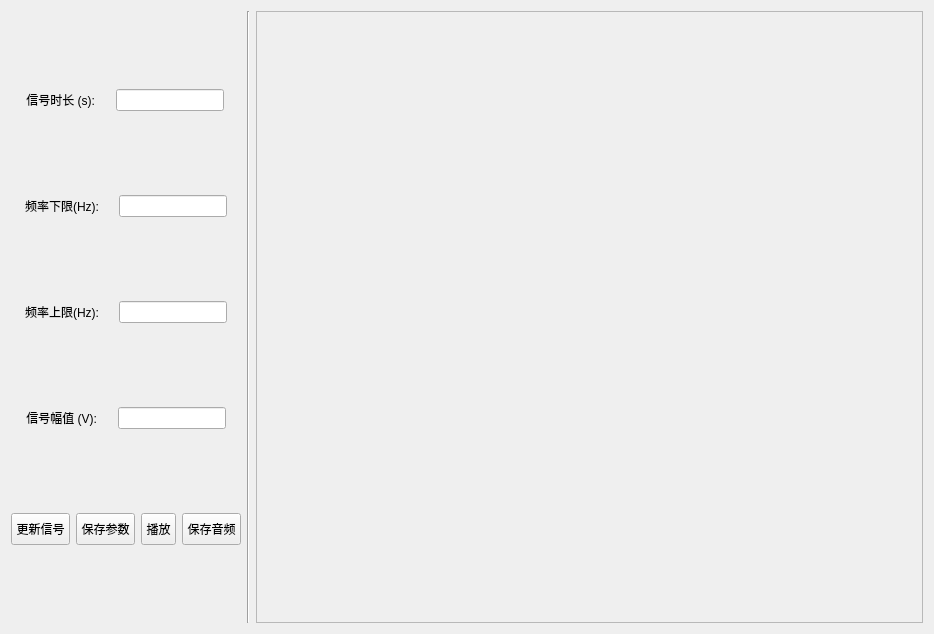
<?xml version="1.0" encoding="UTF-8"?>
<ui version="4.0">
 <class>Form</class>
 <widget class="QWidget" name="Form">
  <property name="geometry">
   <rect>
    <x>0</x>
    <y>0</y>
    <width>934</width>
    <height>634</height>
   </rect>
  </property>
  <property name="windowTitle">
   <string>Form</string>
  </property>
  <layout class="QHBoxLayout" name="horizontalLayout_6" stretch="1,1,8">
   <item>
    <layout class="QVBoxLayout" name="verticalLayout">
     <item>
      <layout class="QHBoxLayout" name="horizontalLayout">
       <item>
        <widget class="QLabel" name="label">
         <property name="sizePolicy">
          <sizepolicy hsizetype="Fixed" vsizetype="Preferred">
           <horstretch>0</horstretch>
           <verstretch>0</verstretch>
          </sizepolicy>
         </property>
         <property name="styleSheet">
          <string notr="true">font: bold 12pt &quot;Microsoft YaHei&quot;;  /* 使字体加粗 */</string>
         </property>
         <property name="text">
          <string>信号时长 (s):</string>
         </property>
         <property name="alignment">
          <set>Qt::AlignRight|Qt::AlignTrailing|Qt::AlignVCenter</set>
         </property>
        </widget>
       </item>
       <item>
        <widget class="QLineEdit" name="signal_time">
         <property name="sizePolicy">
          <sizepolicy hsizetype="Fixed" vsizetype="Fixed">
           <horstretch>0</horstretch>
           <verstretch>0</verstretch>
          </sizepolicy>
         </property>
         <property name="alignment">
          <set>Qt::AlignCenter</set>
         </property>
        </widget>
       </item>
      </layout>
     </item>
     <item>
      <layout class="QHBoxLayout" name="horizontalLayout_3">
       <item>
        <widget class="QLabel" name="label_2">
         <property name="sizePolicy">
          <sizepolicy hsizetype="Fixed" vsizetype="Preferred">
           <horstretch>0</horstretch>
           <verstretch>0</verstretch>
          </sizepolicy>
         </property>
         <property name="styleSheet">
          <string notr="true">font: bold 12pt &quot;Microsoft YaHei&quot;;  /* 使字体加粗 */</string>
         </property>
         <property name="text">
          <string>频率下限(Hz):</string>
         </property>
         <property name="alignment">
          <set>Qt::AlignRight|Qt::AlignTrailing|Qt::AlignVCenter</set>
         </property>
        </widget>
       </item>
       <item>
        <widget class="QLineEdit" name="hz_down">
         <property name="sizePolicy">
          <sizepolicy hsizetype="Fixed" vsizetype="Fixed">
           <horstretch>0</horstretch>
           <verstretch>0</verstretch>
          </sizepolicy>
         </property>
         <property name="alignment">
          <set>Qt::AlignCenter</set>
         </property>
        </widget>
       </item>
      </layout>
     </item>
     <item>
      <layout class="QHBoxLayout" name="horizontalLayout_4">
       <item>
        <widget class="QLabel" name="label_3">
         <property name="sizePolicy">
          <sizepolicy hsizetype="Fixed" vsizetype="Preferred">
           <horstretch>0</horstretch>
           <verstretch>0</verstretch>
          </sizepolicy>
         </property>
         <property name="styleSheet">
          <string notr="true">font: bold 12pt &quot;Microsoft YaHei&quot;;  /* 使字体加粗 */</string>
         </property>
         <property name="text">
          <string>频率上限(Hz):</string>
         </property>
         <property name="alignment">
          <set>Qt::AlignRight|Qt::AlignTrailing|Qt::AlignVCenter</set>
         </property>
        </widget>
       </item>
       <item>
        <widget class="QLineEdit" name="hz_up">
         <property name="sizePolicy">
          <sizepolicy hsizetype="Fixed" vsizetype="Fixed">
           <horstretch>0</horstretch>
           <verstretch>0</verstretch>
          </sizepolicy>
         </property>
         <property name="alignment">
          <set>Qt::AlignCenter</set>
         </property>
        </widget>
       </item>
      </layout>
     </item>
     <item>
      <layout class="QHBoxLayout" name="horizontalLayout_5">
       <item>
        <widget class="QLabel" name="label_4">
         <property name="sizePolicy">
          <sizepolicy hsizetype="Fixed" vsizetype="Preferred">
           <horstretch>0</horstretch>
           <verstretch>0</verstretch>
          </sizepolicy>
         </property>
         <property name="styleSheet">
          <string notr="true">font: bold 12pt &quot;Microsoft YaHei&quot;;  /* 使字体加粗 */</string>
         </property>
         <property name="text">
          <string>信号幅值 (V):</string>
         </property>
         <property name="alignment">
          <set>Qt::AlignRight|Qt::AlignTrailing|Qt::AlignVCenter</set>
         </property>
        </widget>
       </item>
       <item>
        <widget class="QLineEdit" name="signal_amplitude">
         <property name="sizePolicy">
          <sizepolicy hsizetype="Fixed" vsizetype="Fixed">
           <horstretch>0</horstretch>
           <verstretch>0</verstretch>
          </sizepolicy>
         </property>
         <property name="alignment">
          <set>Qt::AlignCenter</set>
         </property>
        </widget>
       </item>
      </layout>
     </item>
     <item>
      <layout class="QHBoxLayout" name="horizontalLayout_2">
       <item>
        <spacer name="horizontalSpacer">
         <property name="orientation">
          <enum>Qt::Horizontal</enum>
         </property>
         <property name="sizeHint" stdset="0">
          <size>
           <width>40</width>
           <height>20</height>
          </size>
         </property>
        </spacer>
       </item>
       <item>
        <widget class="QToolButton" name="update_view">
         <property name="sizePolicy">
          <sizepolicy hsizetype="Fixed" vsizetype="Fixed">
           <horstretch>0</horstretch>
           <verstretch>0</verstretch>
          </sizepolicy>
         </property>
         <property name="styleSheet">
          <string notr="true">QToolButton {
    padding-top: 6px;
    padding-bottom: 3px;
}</string>
         </property>
         <property name="text">
          <string>更新信号</string>
         </property>
        </widget>
       </item>
       <item>
        <spacer name="horizontalSpacer_2">
         <property name="orientation">
          <enum>Qt::Horizontal</enum>
         </property>
         <property name="sizeHint" stdset="0">
          <size>
           <width>40</width>
           <height>20</height>
          </size>
         </property>
        </spacer>
       </item>
       <item>
        <widget class="QToolButton" name="save_params">
         <property name="sizePolicy">
          <sizepolicy hsizetype="Fixed" vsizetype="Fixed">
           <horstretch>0</horstretch>
           <verstretch>0</verstretch>
          </sizepolicy>
         </property>
         <property name="styleSheet">
          <string notr="true">QToolButton {
    padding-top: 6px;
    padding-bottom: 3px;
}</string>
         </property>
         <property name="text">
          <string>保存参数</string>
         </property>
        </widget>
       </item>
       <item>
        <spacer name="horizontalSpacer_3">
         <property name="orientation">
          <enum>Qt::Horizontal</enum>
         </property>
         <property name="sizeHint" stdset="0">
          <size>
           <width>40</width>
           <height>20</height>
          </size>
         </property>
        </spacer>
       </item>
       <item>
        <widget class="QToolButton" name="play_button">
         <property name="styleSheet">
          <string notr="true">QToolButton {
    padding-top: 6px;
    padding-bottom: 3px;
}</string>
         </property>
         <property name="text">
          <string>播放</string>
         </property>
        </widget>
       </item>
       <item>
        <widget class="QToolButton" name="save_wav_button">
         <property name="styleSheet">
          <string notr="true">QToolButton {
    padding-top: 6px;
    padding-bottom: 3px;
}</string>
         </property>
         <property name="text">
          <string>保存音频</string>
         </property>
        </widget>
       </item>
       <item>
        <spacer name="horizontalSpacer_4">
         <property name="orientation">
          <enum>Qt::Horizontal</enum>
         </property>
         <property name="sizeHint" stdset="0">
          <size>
           <width>40</width>
           <height>20</height>
          </size>
         </property>
        </spacer>
       </item>
      </layout>
     </item>
    </layout>
   </item>
   <item>
    <widget class="Line" name="line">
     <property name="orientation">
      <enum>Qt::Vertical</enum>
     </property>
    </widget>
   </item>
   <item>
    <widget class="QFrame" name="frame">
     <property name="frameShape">
      <enum>QFrame::StyledPanel</enum>
     </property>
     <property name="frameShadow">
      <enum>QFrame::Raised</enum>
     </property>
    </widget>
   </item>
  </layout>
 </widget>
 <resources/>
 <connections/>
</ui>
